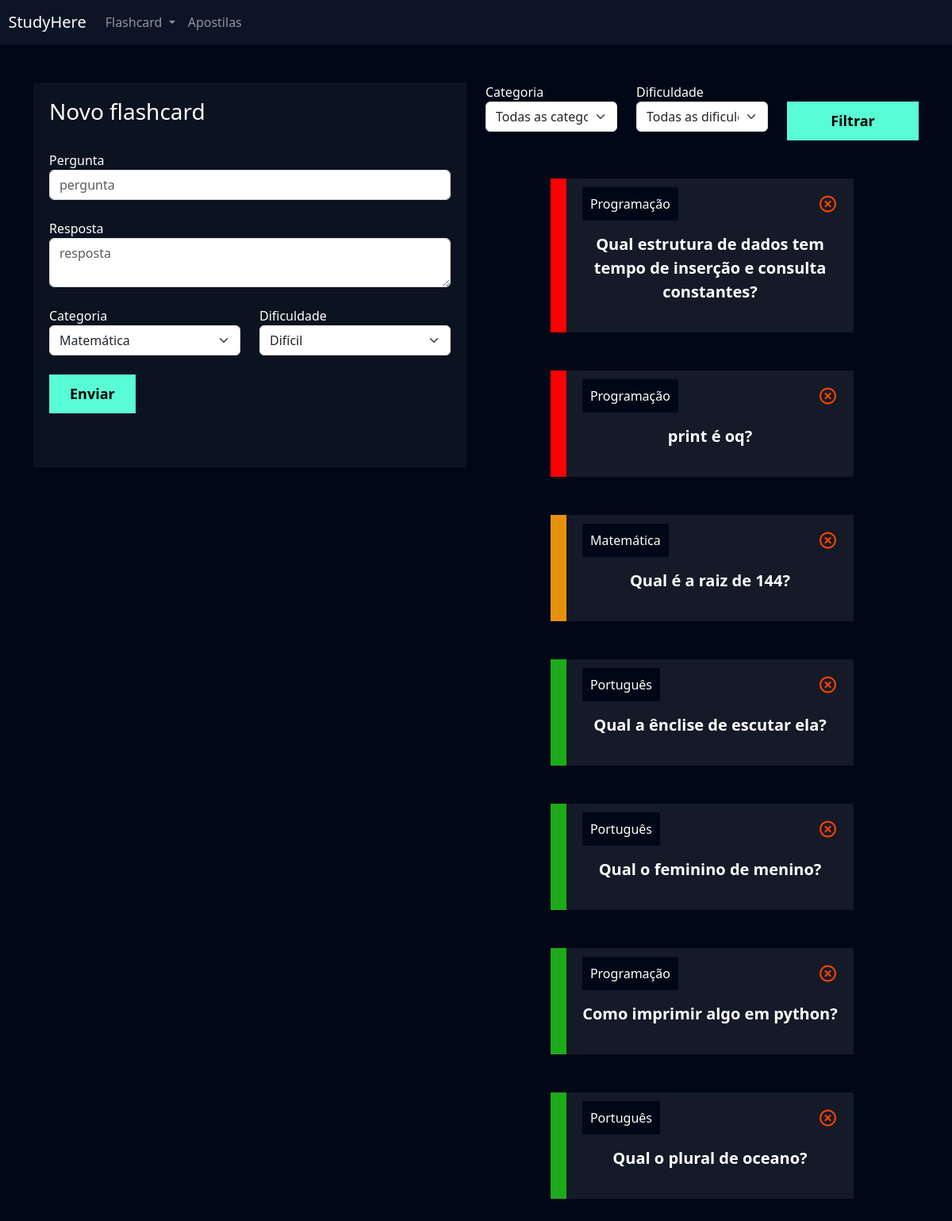
/flashcard/novo_flashcard/ (signed in), run on the app's committed database.
### flashcard/models.py (models this page shows, shortened)
class Flashcard(models.Model):
    DIFICULDADE_CHOICES = (('D', 'Difícil'), ('M', 'Médio'), ('F', 'Fácil'))
    user = models.ForeignKey(User, on_delete=models.DO_NOTHING)
    pergunta = models.CharField(max_length=100)
    resposta = models.TextField()
    categoria = models.ForeignKey(Categoria, on_delete=models.DO_NOTHING)
    dificuldade = models.CharField(max_length=1, choices=DIFICULDADE_CHOICES)
    @property
    def css_dificuldade(self):
        if self.dificuldade == 'F':
            return "flashcard-facil"
        elif self.dificuldade == 'M':
            return "flashcard-medio"
        elif self.dificuldade == 'D':
            return "flashcard-dificil"

class Categoria(models.Model):
    nome = models.CharField(max_length=20)
    def __str__(self):
        return self.nome

### flashcard/views.py (the view, shortened to what this page needs)
# urls.py: path('novo_flashcard/', views.novo_flashcard, name="novo_flashcard"),
def novo_flashcard(request):
    if not request.user.is_authenticated:
        return redirect('/usuarios/logar')
    if request.method == 'GET':
        categorias = Categoria.objects.all()
        dificuldades = Flashcard.DIFICULDADE_CHOICES
        flashcards = Flashcard.objects.filter(user=request.user)
        categoria_filtrar = request.GET.get('categoria')
        dificuldade_filtrar = request.GET.get('dificuldade')
        if categoria_filtrar:
            flashcards = flashcards.filter(categoria__id=categoria_filtrar)
        if dificuldade_filtrar:
            flashcards = flashcards.filter(dificuldade=dificuldade_filtrar)
        return render(request, 'novo_flashcard.html', {'categorias': categorias, 'dificuldades': dificuldades, 'flashcards':flashcards})

### flashcard/templates/novo_flashcard.html (shortened to what this page needs)
{% extends "base.html" %}
{% load static %}
{% block 'cabecalho' %}
    <link href="{% static 'usuarios/css/cadastro.css' %}" rel="stylesheet">
    <link href='https://unpkg.com/boxicons@2.1.4/css/boxicons.min.css' rel='stylesheet'>
    <link href="{% static 'flashcard/css/novo_flashcard.css' %}" rel="stylesheet">
{% endblock 'cabecalho' %}
{% block 'conteudo' %}
    {% include "partials/header.html" %}
    <div class="container">
        <br>
        <br>
        <div class="row">
            <div class="col-md">
                <div class="box-form">
                    <form action="{% url 'novo_flashcard' %}" method="POST"> {% csrf_token %}
                        <h3>Novo flashcard</h3>
                        <br>
                        <label>Pergunta</label>
                        <input type="text" class="form-control" placeholder="pergunta" name="pergunta">
                        <br>
                        <label>Resposta</label>
                        <textarea class="form-control" placeholder="resposta" name="resposta"></textarea>
                        <br>
                        <div class="row">
                                <div class="col-md">
                                    <label for="">Categoria</label>
                                    <select class="form-select" name="categoria">
                                        {% for categoria in categorias %}
                                            <option value="{{categoria.id}}">{{categoria}}</option>
                                        {% endfor %}
                                    </select>
                                </div>
                                <div class="col-md">
                                    <label for="">Dificuldade</label>
                                    <select class="form-select" name="dificuldade">
                                        {% for dificuldade in dificuldades %}
                                            <option value="{{dificuldade.0}}">{{dificuldade.1}}</option>
                                        {% endfor %}
                                    </select>
                                </div>
                        </div>
                        <br>
                        <input type="submit" value="Enviar" class="btn-cadastro">
                        <br>
                        <br>
                        <br>
                    </form>
                </div>
            </div>
            <div class="col-md">
                <form action="{% url 'novo_flashcard' %}" method="GET">
                    <div class="row">
                        <div class="col-md">
                            <label for="">Categoria</label>
                            <select name="categoria" id="" class="form-select">
                                <option value="">Todas as categorias</option>
                            </select>
                        </div>
                        <div class="col-md">
                            <label for="">Dificuldade</label>
                            <select name="dificuldade" id="" class="form-select">
                                <option value="">Todas as dificuldades</option>
                            </select>
                        </div>
                        <div class="col-md">
                            <br>
                            <input type="submit" style="width: 100%" value="Filtrar" class="btn-cadastro">
                        </div>
                    </div>
                </form>
                <br>
                <br>
                {% for flash in flashcards %}
                    <div class="box-new-flashcard" onclick="flip_card({{flash.id}})">
                        <div class="flashcard {{flash.css_dificuldade}}">
                            <div class="flashcard-categoria">
                                {{flash.categoria}}
                            </div>
                            <a href="{% url 'deletar_flashcard' flash.id %}"><i class='icone-exit bx bx-x-circle'></i></a>
                            <br>
                            <br>
                            <div class="flashcard-box-item">
                                <p class="flashcard-item">{{flash.pergunta}}</p>
                            </div>
                        </div>
                    </div>
                    <br>
                    <br>
                {% endfor %}
            </div>
        </div>
    </div>
{% endblock 'conteudo' %}

### templates/base.html (shortened to what this page needs)
{% load static %}
<!doctype html>
<html lang="en">
    <head>
        <link href="https://cdn.jsdelivr.net/npm/bootstrap@5.3.2/dist/css/bootstrap.min.css" rel="stylesheet">
        <link rel="stylesheet" href="{% static "geral/css/base.css" %}">
        {% block 'cabecalho' %} {% endblock %}
    </head>
    <body>
        {% block 'conteudo' %}{% endblock %}
        </body>
</html>

### templates/partials/header.html (shortened to what this page needs)
<nav style="background-color: var(--main-color)" class="navbar navbar-expand-lg navbar-dark">
    <a class="navbar-brand" href="#">&nbsp&nbspStudyHere</a>
    <div class="collapse navbar-collapse" id="navbarNav">
      <ul class="navbar-nav">
        <li class="nav-item dropdown">
          <a class="nav-link dropdown-toggle" href="#" id="navbarDropdown" role="button" data-bs-toggle="dropdown" aria-expanded="false">
            Flashcard
          </a>
        </li>
        <li class="nav-item">
          <a class="nav-link" href="{% url 'adicionar_apostilas' %}">Apostilas</a>
        </li>
      </ul>
    </div>
</nav>

### templates/static/geral/css/base.css (style rules this page uses)
:root { --main-color: #0b1526; --dark-color: #000716; --secondary-dark-color: rgb(15, 2, 26); --light-color: #00c1f3; --contrast-color: #f4c96b; --differential-color: #58fcd5; }
body { background-color: var(--dark-color) !important; color: white !important; }

### templates/static/usuarios/css/cadastro.css (style rules this page uses)
* { margin: 0; padding: 0; }
.box-form { padding: 20px; background-color: rgba(217,217,217, .05); color: white !important; }
.btn-cadastro { padding: 10px; background-color: #58fcd5; border: none; border: 1px solid #58fcd5; font-size: 18px; font-weight: bold; padding-left: 25px; padding-right: 25px; }

### templates/static/flashcard/css/novo_flashcard.css (style rules this page uses)
.box-new-flashcard { width: 70%; margin: auto; }
.flashcard { background-color: rgba(255, 255, 255, .08); padding: 20px; }
.flashcard-box-item { text-align: center; }
.flashcard p { font-size: 20px; font-weight: bold; cursor: pointer; }
.flashcard-facil { border-left: 20px solid #1DAB1A; }
.flashcard-medio { border-left: 20px solid #E8910E; }
.flashcard-dificil { border-left: 20px solid #FE0000; }
.flashcard-categoria { background-color: var(--dark-color); display: inline; padding: 10px; }
.icone-exit { float: right; font-size: 25px; color: orangered; }

### data on the page
Flashcard: categoria "Programação", pergunta "Qual estrutura de dados tem tempo de inserção e consulta constantes?"
Flashcard: categoria "Programação", pergunta "print é oq?"
Flashcard: categoria "Matemática", pergunta "Qual é a raiz de 144?"
Flashcard: categoria "Português", pergunta "Qual a ênclise de escutar ela?"
Flashcard: categoria "Português", pergunta "Qual o feminino de menino?"
Flashcard: categoria "Programação", pergunta "Como imprimir algo em python?"
Flashcard: categoria "Português", pergunta "Qual o plural de oceano?"

### other printed values
form field categoria "Matemática"
form field dificuldade "Difícil"
